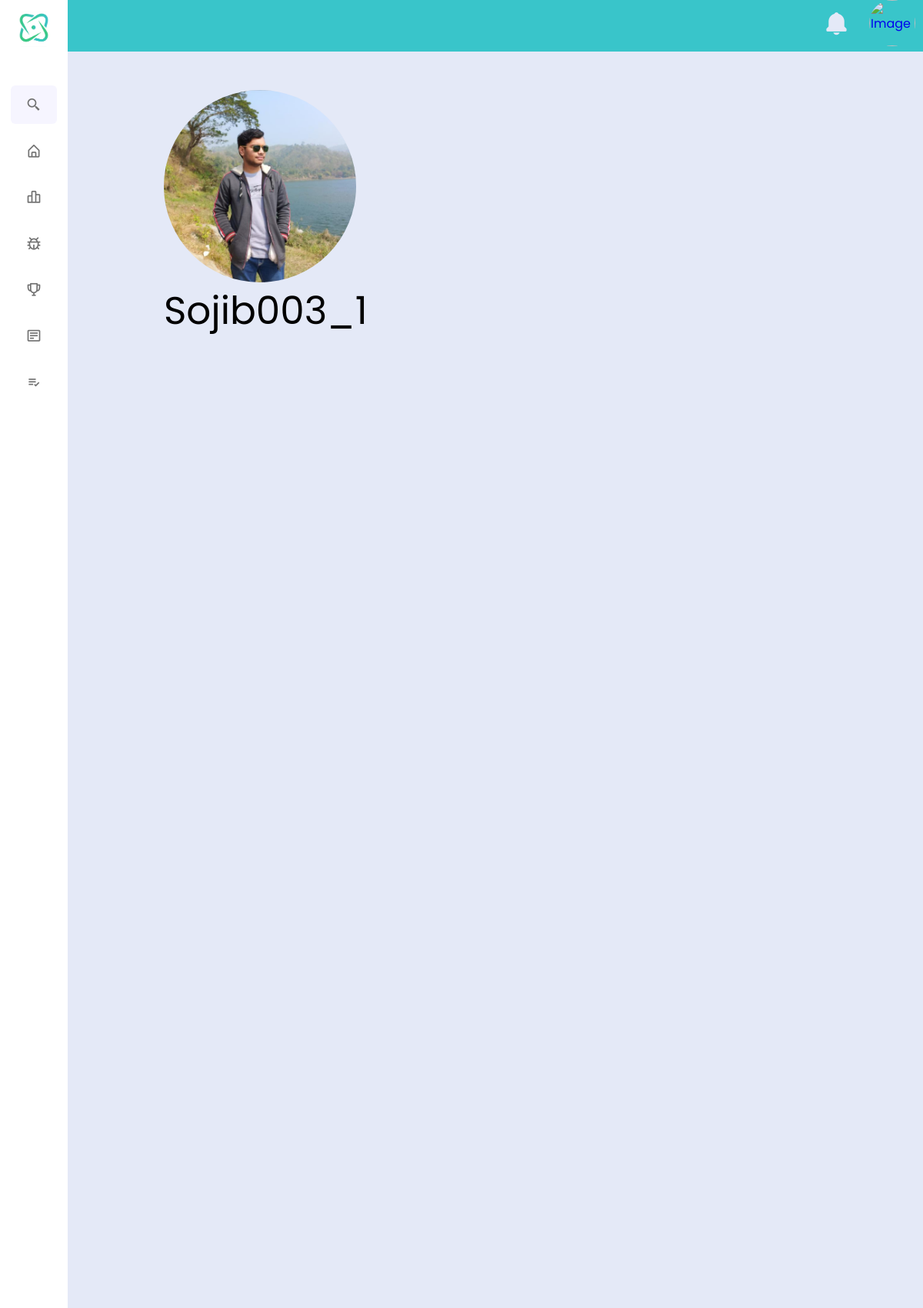
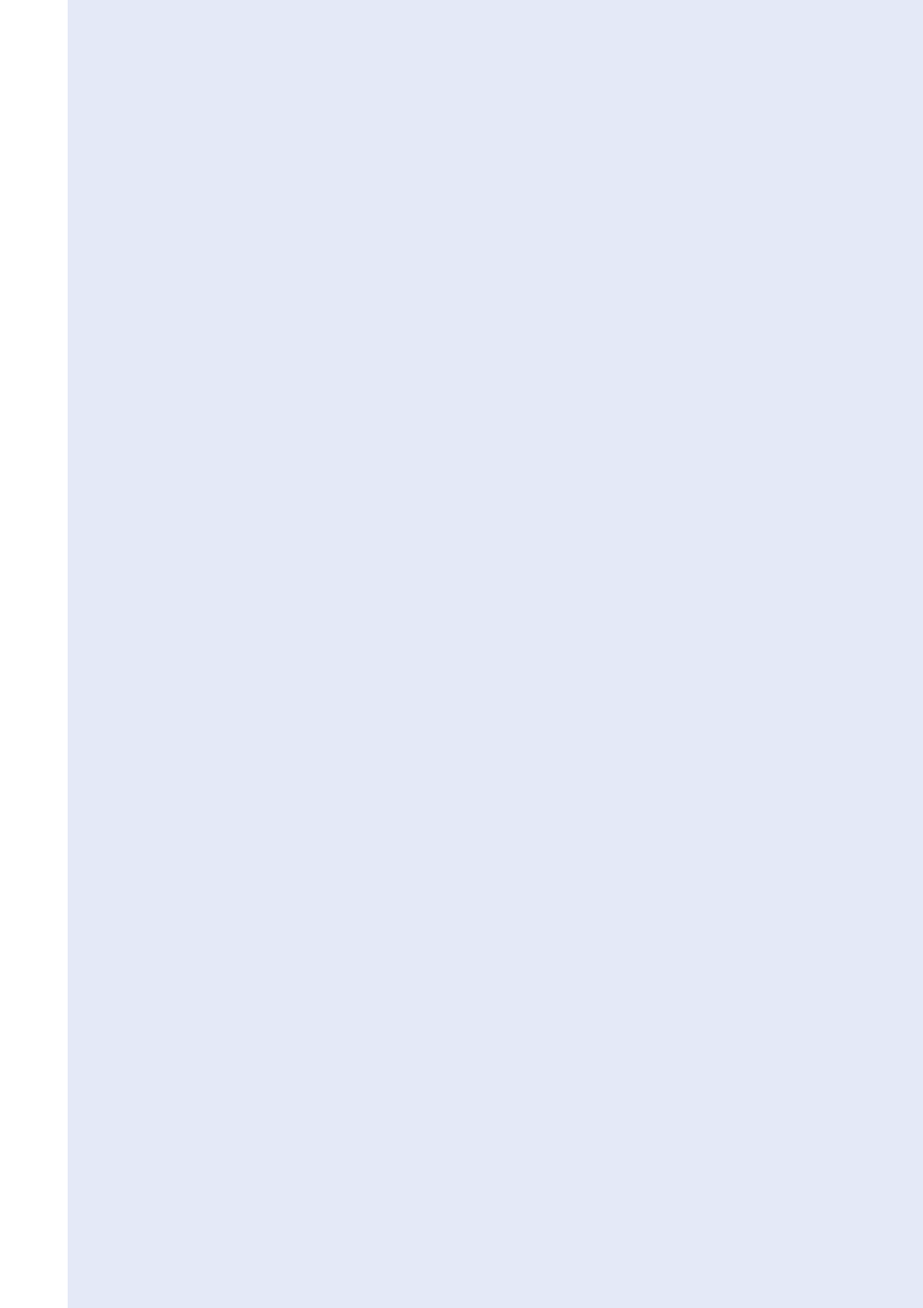
The app's page /profile_page/profilepage.php?email=sajibbhattacharjee128@gmail.com (upper part) with its own data (2 pictures, top to bottom).
### tables this page shows
CREATE TABLE `registered_people` (
  `Email` varchar(100) NOT NULL,
  `Password` varchar(250) NOT NULL,
  `Name` varchar(100) NOT NULL,
  `codeforces_handle` varchar(100) NOT NULL,
  `codeforces_current_rating` int(15) DEFAULT NULL,
  `codeforces_max_rating` int(15) DEFAULT NULL,
  `codeforces_titlephoto` varchar(100) DEFAULT NULL,
  `codeforces_current_rank` varchar(50) DEFAULT NULL,
  `codeforces_max_rank` varchar(50) DEFAULT NULL,
  `Country` varchar(30) NOT NULL,
  `Institute` varchar(100) NOT NULL,
  `Solved` int(20) NOT NULL,
  `Submission` int(20) NOT NULL,
  `Image` varchar(250) NOT NULL
);

### profile_page/profilepage.php (the view, shortened to what this page needs)
<?php
include("db_conn.php");
$email = "ajfaisal1208023@gmail.com";
if (isset($_GET['email'])) {
    $email = $_GET['email'];
}
$query = "SELECT * FROM `registered_people` WHERE Email='$email'";
$result = mysqli_fetch_assoc(mysqli_query($con, $query));
?>
<!DOCTYPE html>
<html lang="en">
<head>
    <link rel="stylesheet" href="css/style.css">
    <link rel="stylesheet" href="https://toert.github.io/Isolated-Bootstrap/versions/3.3.7/iso_bootstrap3.3.7min.css">
    <link href='https://unpkg.com/boxicons@2.1.4/css/boxicons.min.css' rel='stylesheet'>
</head>
<body>
    <nav class="sidebar close">
        <header>
            <div class="image-text">
                <span class="image">
                    <img src="logo.png" alt="logo">
                </span>
            </div>
        </header>
        <div class="menu-bar">
            <div class="menu">
                <li class="search-box">
                <i class='bx bx-search-alt-2 icon'></i>
                </li>
                <ul class="menu-links">
                    <li class="nav-link">
                        <a href="../dashboard/dashboard.php" id="Dashboard">
                            <i class='bx bx-home-alt icon'></i>
                        </a>
                    </li>
                    <li class="nav-link">
                        <a href="../CodeForcesProfile/CodeForces profile.php" id="CodeForces Profile">
                            <i class='bx bx-bar-chart-alt-2 icon'></i>
                        </a>
                    </li>
                    <li class="nav-link">
                        <a href="#" id="Problems">
                            <i class='bx bx-bug icon'></i>
                        </a>
                    </li>
                    <li class="nav-link">
                        <a href="../Leaderboard/leaderboardPage.php" id="LeaderBoard">
                            <i class='bx bx-trophy icon'></i>
                        </a>
                    </li>
                    <li class="nav-link">
                        <a href="../IUPC details/IUPC.php" id="IUPC Details">
                            <i class='bx bx-detail icon'></i>
                        </a>
                    </li>
                    <li class="nav-link">
                        <a href="#" id="ToDo List">
                            <i class='bx bx-list-check icon'></i>
                        </a>
                    </li>
                </ul>
            </div>
        </div>
    </nav>
    <section class="home">
        <div class="nav-bar">
            <ul class="dp-bell">
                <a href="#">
                    <li class="bell">
                        <i class='bx bxs-bell icon'></i>
                    </li>
                </a>
                <li class="dp">
                    <a href="#" id="profileLink">
                        <img id="userImage" alt="Image" />
                    </a>
                </li>
            </ul>
        </div>
        <div class="light-mode right-partition bootstrap">
            <div class="main-section col-md-12" style="margin-left: -150px;">
                <div class="row section-half" style="background-color: #e4e9f7;">
                    <div style="height: 100%; margin-left: 0px;" class="text-center">
                        <img src="<?php echo '../landingpage/' . $result['Image']; ?>" alt="Not Found" onerror="this.onerror=null; this.src='DP.jpg'; this.alt='Alternative Image'" style="height: 250px; width: 250px; border-radius: 50%;">
                        <p style="font-size: 50px;margin-left: 0px"><?php echo $result['Name']; ?></p>
                    </div>
                </div>
            </div>
        </div>
</body>
</html>

### profile_page/css/style.css (style rules this page uses)
* { font-family: "Poppins", sans-serif; margin: 0; padding: 0; box-sizing: border-box; }
:root { --body-color: #E4E9f7; --sidebar-color: #FFF; --primary-color: #39C5CA; --primary-color-light: #F6F5FF; --toggle-color: #DDD; --text-color: #707070; --text-color-dark: #000000; --bell-color: #39C5CA; --tran-02: all 0.2s ease; --tran-03: all 0.3s ease; --tran-04: all 0.4s ease; --tran-05: all 0.5s ease; }
body { height: 100vh; background-color: var(--body-color); }
.sidebar .image { display: flex; min-width: 60px; align-items: center; }
.sidebar { position: fixed; top: 0; left: 0; padding: 10px 14px; height: 100%; width: 250px; background: var(--sidebar-color); transition: var(--tran-03); z-index: 100; }
.sidebar.close { width: 88px; background: var(--sidebar-color); transition: var(--tran-03); }
.sidebar .image { display: flex; min-width: 60px; align-items: center; justify-content: center; }
.sidebar li { height: 50px; margin-top: 10px; list-style: none; display: flex; align-items: center; }
.sidebar li .icon { display: flex; align-items: center; justify-content: center; font-size: 20px; min-width: 60px; }
.sidebar li .text, .sidebar li .icon { color: var(--text-color); transition: var(--tran-02); }
.sidebar header { position: relative; }
.sidebar .image-text img { width: 40px; border-radius: 6px; }
.sidebar header .image-text { display: flex; align-items: center; }
.sidebar .menu { margin-top: 35px; }
.sidebar .search-box { background: var(--primary-color-light); border-radius: 6px; transition: var(--tran-03); }
.sidebar li a { height: 100%; width: 100%; display: flex; align-items: center; text-decoration: none; border-radius: 6px; transition: var(--tran-04); }
.sidebar .menu-bar { height: calc(100% - 50px); display: flex; flex-direction: column; justify-content: space-between; }
.home { position: relative; overflow-y: auto; display: flex; flex-direction: column; height: 100vh; left: 250px; width: calc(100% - 250px); background: var(--body-color); transition: var(--tran-03); }
.sidebar.close~.home { left: 88px; width: calc(100% - 88px); }
.nav-bar { height: 70px; width: 100%; background: var(--primary-color); }
.dp-bell { display: flex; justify-content: right; align-items: center; margin-top: 0px; margin-right: 10px; list-style: none; }
.bell { font-size: 35px; color: var(--body-color); margin-right: 25px; transition: var(--tran-03); }
.dp-bell .dp img { height: 60px; width: 60px; border-radius: 50%; }
.right-partition { flex-grow: 1; width: 100%; padding: 50px; padding-left: 200px; font-size: 25px; display: flex; flex-direction: column; align-items: center; transition: width 0.3s ease; }
.right-partition { flex-grow: 1; width: 100%; padding: 50px; padding-left: 200px; font-size: 25px; display: flex; flex-direction: column; align-items: center; transition: width 0.3s ease; background-color: var(--right-partition-background-color); }
body .right-partition { background-color: #e4e9f7; transition: background-color 0.3s ease; }

### profile_page/profilepage.php (style rules this page uses)
.section-half { height: 50vh; }
.main-section { width: 100%; height: 100%; }

### records on screen
registered_people: Image (picture), Name "Sojib003_1"
